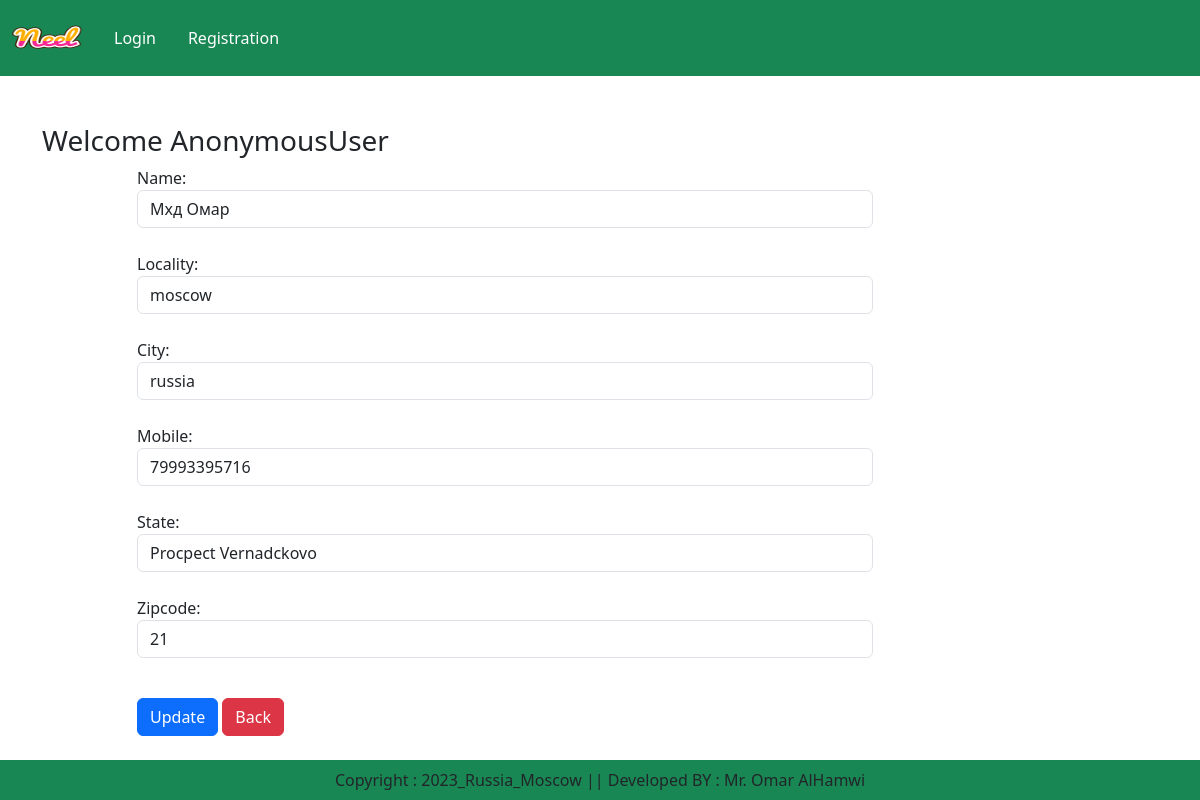
The app's page /updateAddress/1, older data.
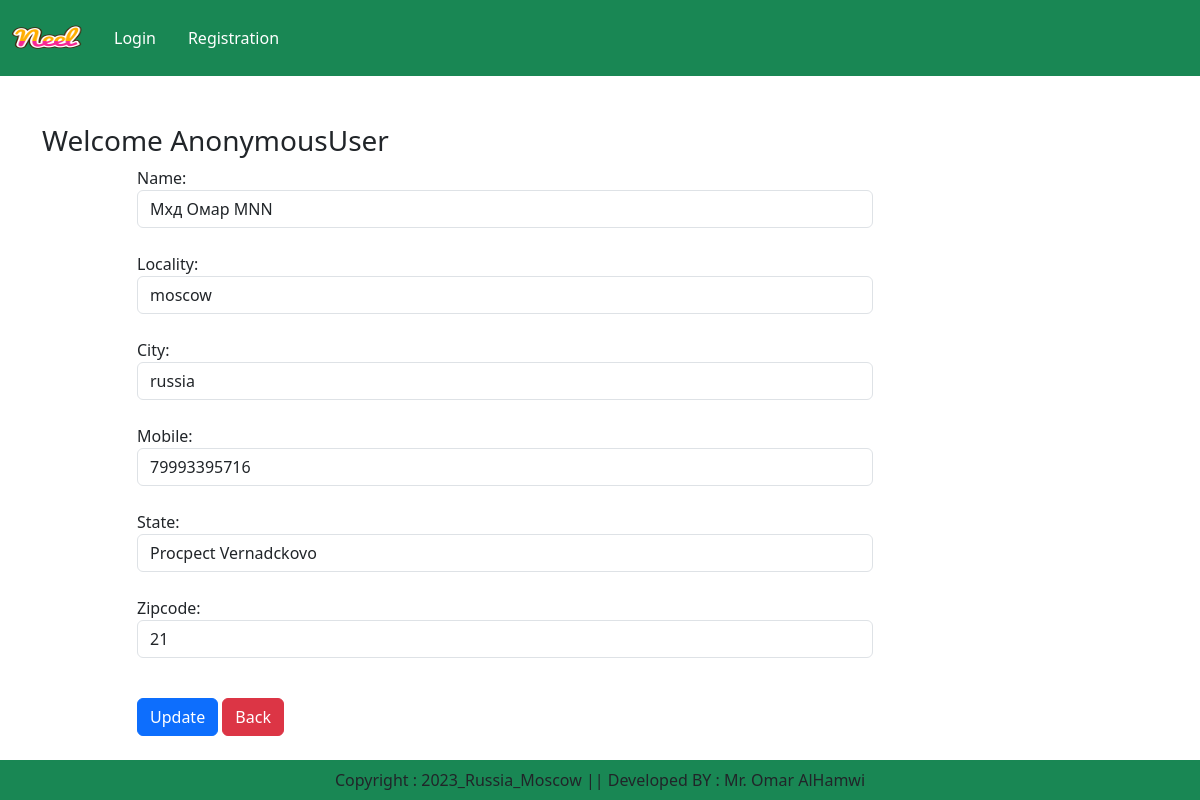
The same page, newer data.
### cards/models.py (models this page shows, shortened)
class Customer(models.Model):
    user=models.ForeignKey(User,on_delete=models.CASCADE)
    name=models.CharField(max_length=200)
    locality=models.CharField(max_length=200)
    city=models.CharField(max_length=50)
    mobile=models.IntegerField(default=0)
    zipcode=models.IntegerField()
    state=models.CharField(choices=STATE_CHOICES,max_length=100)

### cards/views.py (the view, shortened to what this page needs)
# urls.py: path("updateAddress/<int:pk>",views.updateAddress.as_view(),name="updateAddress"),
class updateAddress(View):
    def get(self,request,pk):
        add=Customer.objects.get(pk=pk)
        form=CustomerProfileForm(instance=add)
        return render(request,'cards/updateaddress.html',locals() )

### cards/forms.py
class CustomerProfileForm(forms.ModelForm):
    class Meta:
        model=Customer
        fields=['name','locality','city','mobile','state','zipcode']
        widgets={
            'name':forms.TextInput(attrs={'class':'form-control'}),
            'locality' :forms.TextInput(attrs={'class':'form-control'}),
            'city' :forms.TextInput(attrs={'class':'form-control'}),
            'mobile' :forms.NumberInput(attrs={'class':'form-control'}),
            'state' :forms.Select(attrs={'class':'form-control'}),
            'zipcode' :forms.NumberInput(attrs={'class':'form-control'}),
        }

### cards/templates/cards/updateAddress.html (shortened to what this page needs)
{% extends "cards/base.html" %}
{% load static %}
{% block main-content%}
<div class="container my-5">
    <div class="row">
        <h3>Welcome <span class="text-capitalize">{{request.user}}</span></h3>
        <div class="col-sm-8 offset-sm-1">
            <form action="" method="post">
                {% for fm in form %}
                    {{fm.label_tag}} {{fm}} <small class="text-danger" >{{fm.errors|striptags}}</small><br>
                {% endfor %}
                <div class="col-12 mt-3">
                    <button  type="submit" class="btn btn-primary"> Update</button>
                    <a href="{% url 'address' %}" type="button" class="btn btn-danger">Back</a>
                </div>
                </form>
        </div>
    </div>
</div>
{%endblock main-content%}

Row changes from the older to the newer data that the page shows:
changed Customer "moscow": name "Мхд Омар" → "Мхд Омар MNN"
